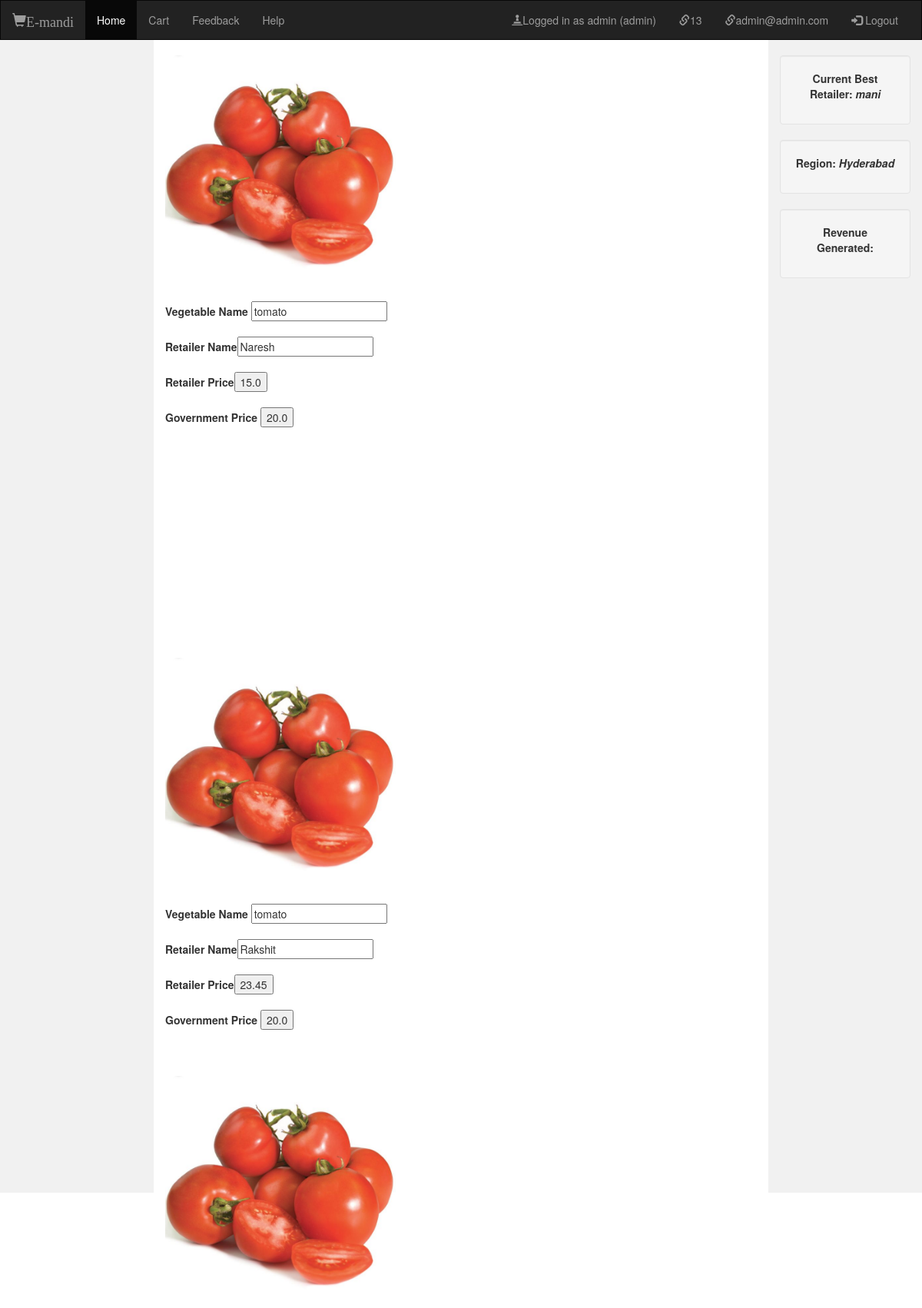
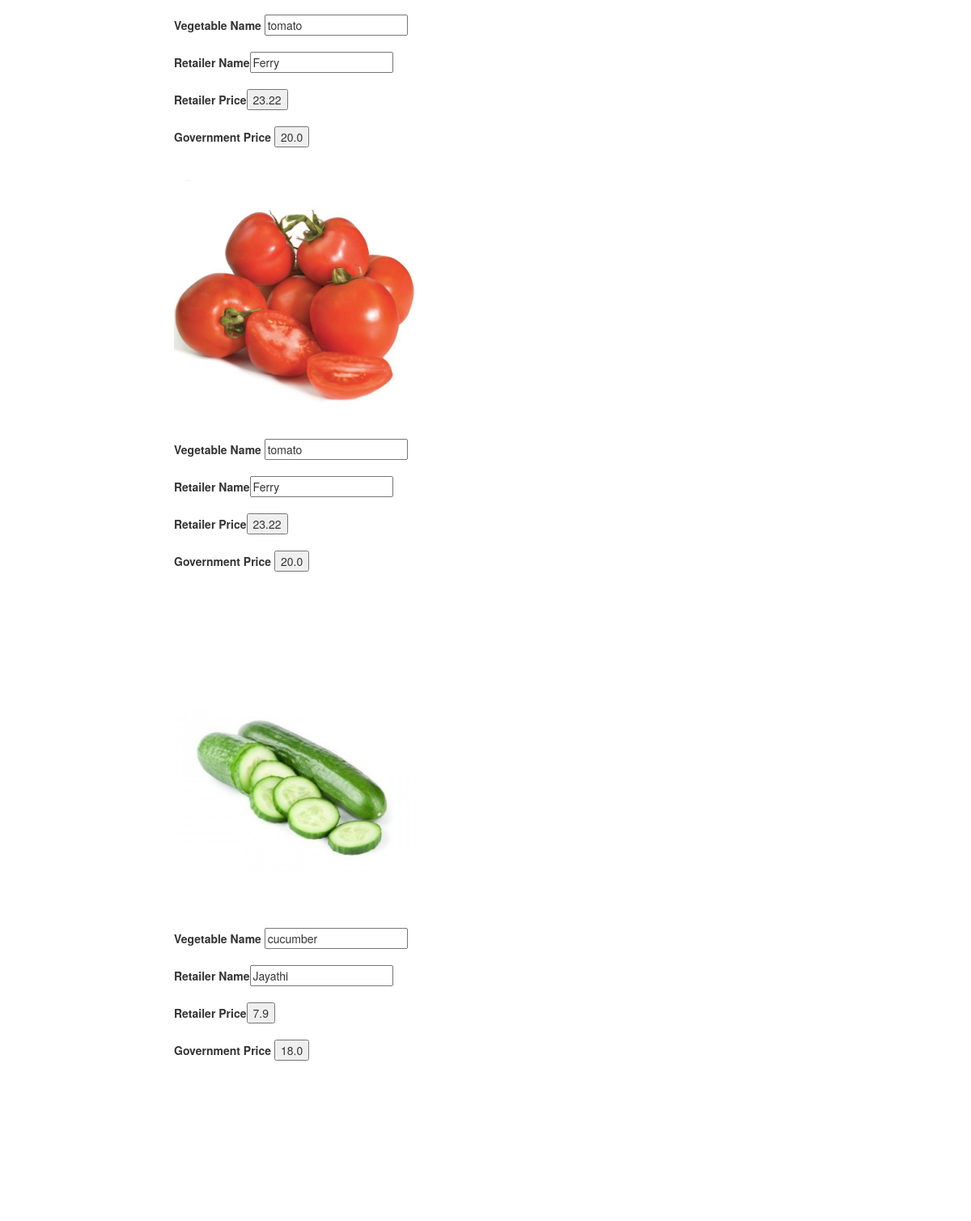
Page / (signed in, upper part) on the committed database (2 pictures, top to bottom).
### models.py (models this page shows, shortened)
class Retailer(Base):
    __tablename__ = 'Retailer'
    id = db.Column(db.Integer,primary_key=True)
    retailer_name = db.Column(db.String(10))
    vegetable_name = db.Column(db.String(60))
    price = db.Column(db.Float)

class Government(Base):
     __tablename__='Government'
     id = db.Column(db.Integer,primary_key=True)
     vegetable_name = db.Column(db.String(60))
     price = db.Column(db.Integer)

### app.py (the view)
@app.route('/')
def home():
    items = Retailer.query.all()
    w_items = Wholeseller.query.all()
    govt = Government.query.all()
    retailer_list = ['kiran','raju','mani','jayanthi','naresh']
    best_retailer = random.choice(retailer_list)
    total_revenue = 450
    return render_template('pages/index.html',items=items,govt=govt,w_items=w_items,
    best_retailer=best_retailer,total_revenue=total_revenue,order_placed=order_placed)

### templates/pages/index.html (shortened to what this page needs)
<!DOCTYPE html>
<html lang="en">
<head>
  <link rel="stylesheet" href="https://maxcdn.bootstrapcdn.com/bootstrap/3.3.7/css/bootstrap.min.css">
</head>
<body>
<nav class="navbar navbar-inverse">
  <div class="container-fluid">
    <div class="navbar-header">
      <a class="navbar-brand" href="#"><span class="glyphicon glyphicon-shopping-cart">E-mandi</span></a>
    </div>
    <div class="collapse navbar-collapse" id="myNavbar">
      <ul class="nav navbar-nav">
        <li class="active"><a href="#">Home</a></li>
        <li><a href="{{url_for('cart')}}">Cart</a></li>
        <li><a href="{{url_for('feedback')}}">Feedback</a></li>
        <li><a href="static/pages/help.html">Help</a></li>
      </ul>
      <ul class="nav navbar-nav navbar-right">
        {% if session %}
        <li><a href="#"><span class="glyphicon glyphicon-pawn"></span>Logged in as {{ session['name'] }} ({{ session['user_type'] }})</a></li>
        <li><a href="#"><span class=" glyphicon glyphicon-link"></span>{{ session['user_id'] }}</a></li>
        <li><a href="#"><span class=" glyphicon glyphicon-link"></span>{{ session['user_email'] }}</a></li>
        <li><a href="{{ url_for('logout')}}"><span class="glyphicon glyphicon-log-in"></span> Logout</a></li>
        {% endif %}
      </ul>
    </div>
  </div>
</nav>
<div class="container-fluid text-center">
  <div class="row content">
    <div class="col-sm-2 sidenav">
    </div>
    <div class="col-sm-8 text-left">
      <div>
	<form method =post action="{{url_for('cart')}}">
		<div id='tomato'>
			{% for item in items %}
			{% if item['vegetable_name'] == 'tomato' %}
  			<img src="static/img/tomato.jpg" height='300px' width='300px'/><br><br>
  			<b>Vegetable Name</b> <input type="text" name="vegetable_name" value="{{ item['vegetable_name'] }}" readonly><br><br>
        <b>Retailer Name</b><input type="text" name="retailer_name" value="{{ item['retailer_name'] }}" readonly><br><br>
  			<b>Retailer Price</b><input type="submit" name="vegetable_price" value="{{ item['price'] }}" readonly><br><br>
        {% for vegetable in govt %}
        {% if vegetable['vegetable_name'] == 'tomato' %}
        <b>Government Price </b><input type="submit" name="govt_price" value="{{ vegetable['price'] }}" readonly><br><br>
        {% endif %}
        {% endfor %}
      {% endif %}<br>
			{% endfor %}
		</div>
  </form><br>
  <form method=post action="{{url_for('cart')}}">
		<div id='cucumber'>
			{% for item in items %}
			{% if item['vegetable_name'] == 'cucumber' %}
  			<img src="static/img/cucumber.jpg" height='300px' width='300px'/><br><br>
  			<b>Vegetable Name</b> <input type="text" name="vegetable_name" value="{{ item['vegetable_name'] }}" readonly><br><br>
  			<b>Retailer Name</b><input type="text" name="retailer_name" value="{{ item['retailer_name'] }}" readonly><br><br>
      	<b>Retailer Price</b><input type="submit" name="vegetable_price" value="{{ item['price'] }}" readonly><br><br>
        {% for vegetable in govt %}
        {% if vegetable['vegetable_name'] == 'cucumber' %}
        <b>Government Price </b><input type="submit" name="govt_price" value="{{ vegetable['price'] }}" readonly><br><br>
        {% endif %}
        {% endfor %}
      {% endif %}<br>
			{% endfor %}
		</div>
	</form><br>
  <br>
  <br>
<br>
	</div>
    </div>
    <div class="col-sm-2 sidenav">
      <div class="well">
        <p><b>Current Best Retailer: <b><i>{{ best_retailer }}</i></p>
      </div>
      <div class="well">
        <p><b>Region:</b> <i>{{ session['region'] }}</i></p>
      </div>
      <div class="well">
        <p><b>Revenue Generated:</b> </p>
      </div>
    </div>
  </div>
</div>
</body>
</html>

### templates/pages/index.html (style rules this page uses)
.navbar { margin-bottom: 0; border-radius: 0; }
.row.content { height: 1500px }
.sidenav { padding-top: 20px; background-color: #f1f1f1; height: 100%; }

### rows in the picture
Retailer: vegetable_name "tomato", retailer_name "Naresh", vegetable_price "15.0"
Government: govt_price "20.0"
Retailer: vegetable_name "tomato", retailer_name "Rakshit", vegetable_price "23.45"
Retailer: vegetable_name "tomato", retailer_name "Ferry", vegetable_price "23.22"
Retailer: vegetable_name "tomato", retailer_name "Ferry", vegetable_price "23.22"
Retailer: vegetable_name "cucumber", retailer_name "Jayathi", vegetable_price "7.9"
Government: govt_price "18.0"
Retailer: retailer_name "mani"

### other values in the picture
{{ session['name'] }} "admin"
{{ session['user_type'] }} "admin"
{{ session['user_id'] }} "13"
{{ session['user_email'] }} "admin@admin.com"
{{ session['region'] }} "Hyderabad"
